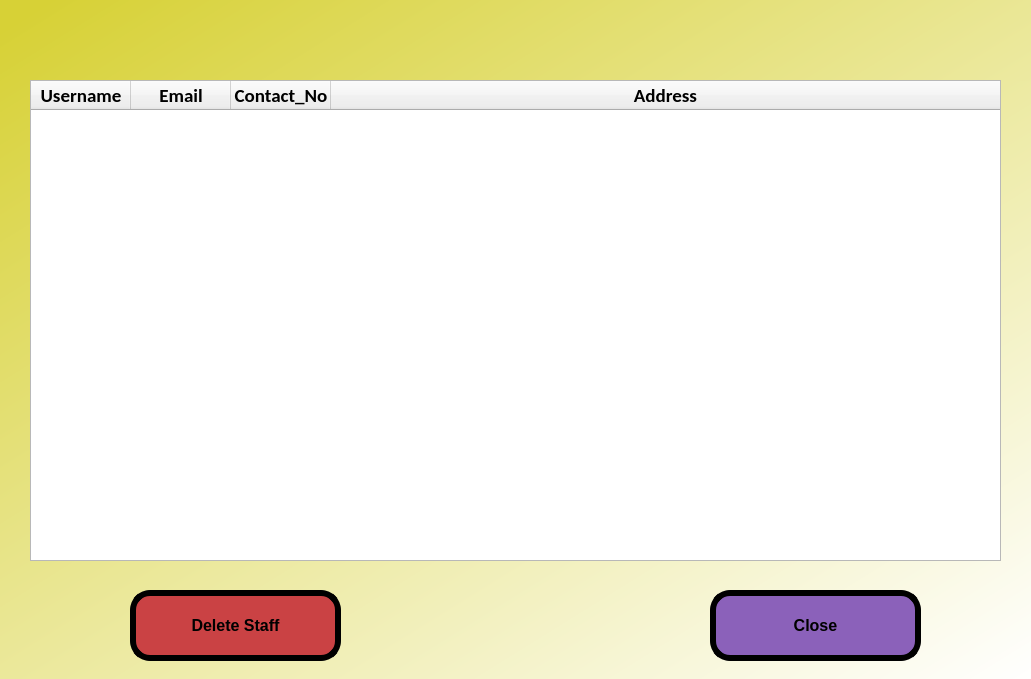
<?xml version="1.0" encoding="UTF-8"?>
<ui version="4.0">
 <class>Table_dialog</class>
 <widget class="QDialog" name="Table_dialog">
  <property name="geometry">
   <rect>
    <x>0</x>
    <y>0</y>
    <width>1031</width>
    <height>679</height>
   </rect>
  </property>
  <property name="windowTitle">
   <string>Dialog</string>
  </property>
  <property name="styleSheet">
   <string notr="true">#Table_dialog{
	background-color: qlineargradient(spread:pad, x1:0.05, y1:0, x2:1, y2:1, stop:0 rgba(215, 209, 54, 255), stop:1 rgba(255, 255, 255, 255));}</string>
  </property>
  <widget class="QTableWidget" name="staff_table">
   <property name="geometry">
    <rect>
     <x>30</x>
     <y>80</y>
     <width>971</width>
     <height>481</height>
    </rect>
   </property>
   <property name="styleSheet">
    <string notr="true"/>
   </property>
   <attribute name="horizontalHeaderCascadingSectionResizes">
    <bool>true</bool>
   </attribute>
   <attribute name="horizontalHeaderShowSortIndicator" stdset="0">
    <bool>false</bool>
   </attribute>
   <attribute name="horizontalHeaderStretchLastSection">
    <bool>true</bool>
   </attribute>
   <attribute name="verticalHeaderStretchLastSection">
    <bool>false</bool>
   </attribute>
   <column>
    <property name="text">
     <string>Username</string>
    </property>
    <property name="font">
     <font>
      <family>Calibri</family>
      <pointsize>14</pointsize>
      <weight>75</weight>
      <bold>true</bold>
     </font>
    </property>
   </column>
   <column>
    <property name="text">
     <string>Email</string>
    </property>
    <property name="font">
     <font>
      <family>Calibri</family>
      <pointsize>14</pointsize>
      <weight>75</weight>
      <bold>true</bold>
     </font>
    </property>
   </column>
   <column>
    <property name="text">
     <string>Contact_No</string>
    </property>
    <property name="font">
     <font>
      <family>Calibri</family>
      <pointsize>14</pointsize>
      <weight>75</weight>
      <bold>true</bold>
     </font>
    </property>
   </column>
   <column>
    <property name="text">
     <string>Address</string>
    </property>
    <property name="font">
     <font>
      <family>Calibri</family>
      <pointsize>14</pointsize>
      <weight>75</weight>
      <bold>true</bold>
     </font>
    </property>
   </column>
  </widget>
  <widget class="QPushButton" name="delete_btn">
   <property name="geometry">
    <rect>
     <x>130</x>
     <y>590</y>
     <width>211</width>
     <height>71</height>
    </rect>
   </property>
   <property name="font">
    <font>
     <pointsize>12</pointsize>
     <weight>75</weight>
     <italic>false</italic>
     <bold>true</bold>
    </font>
   </property>
   <property name="styleSheet">
    <string notr="true">background-color: rgb(202, 66, 68);
border-radius:20px;
border-style:outset;
border-width:6px;
border-color:black;
font:bold;</string>
   </property>
   <property name="text">
    <string>Delete Staff</string>
   </property>
  </widget>
  <widget class="QPushButton" name="close_btn">
   <property name="geometry">
    <rect>
     <x>710</x>
     <y>590</y>
     <width>211</width>
     <height>71</height>
    </rect>
   </property>
   <property name="font">
    <font>
     <pointsize>12</pointsize>
     <weight>75</weight>
     <italic>false</italic>
     <bold>true</bold>
    </font>
   </property>
   <property name="styleSheet">
    <string notr="true">background-color: rgb(139, 97, 186);
border-radius:20px;
border-style:outset;
border-width:6px;
border-color:black;
font:bold;</string>
   </property>
   <property name="text">
    <string>Close</string>
   </property>
  </widget>
 </widget>
 <resources/>
 <connections/>
</ui>
